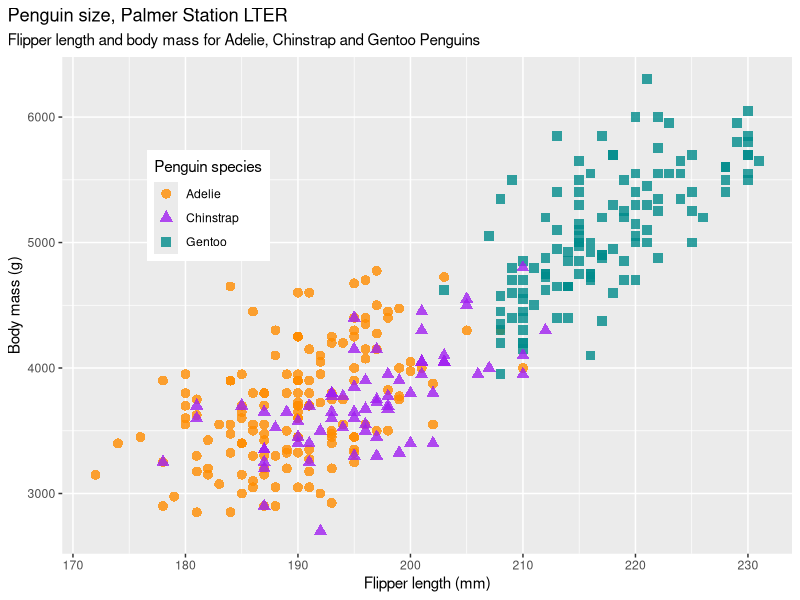
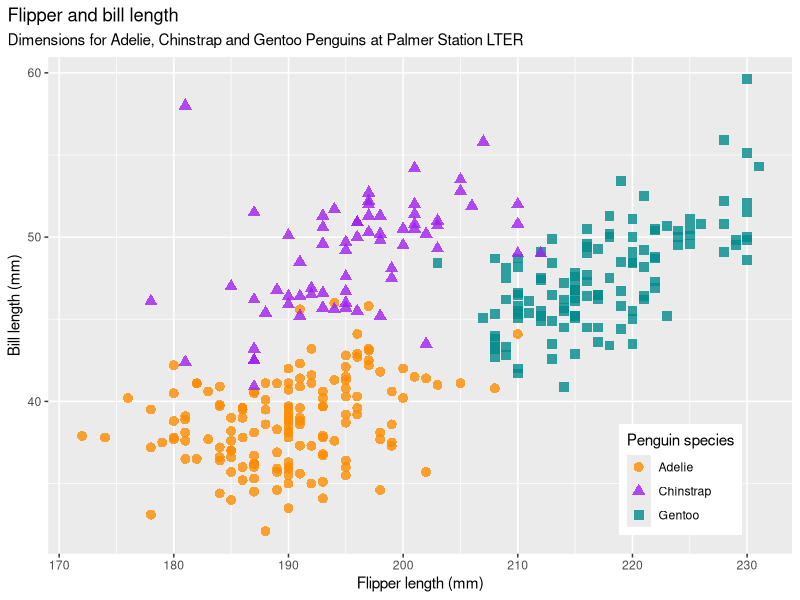
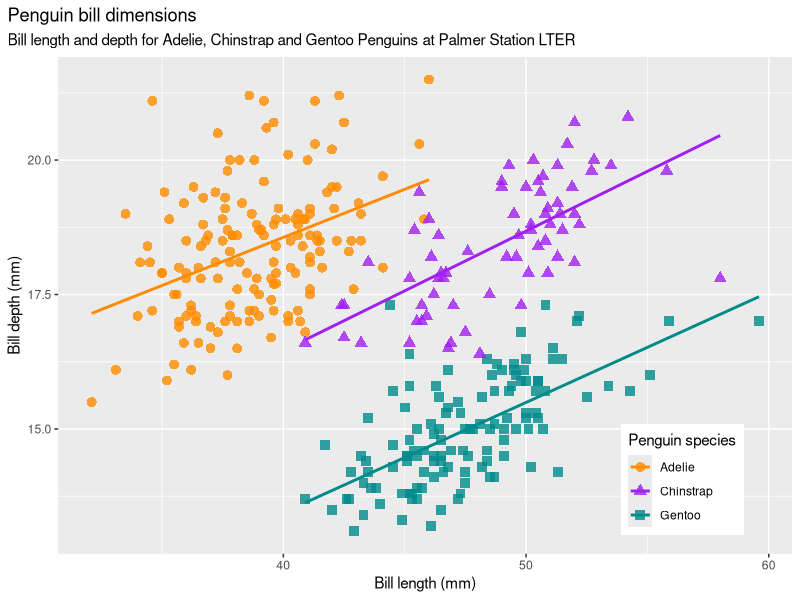
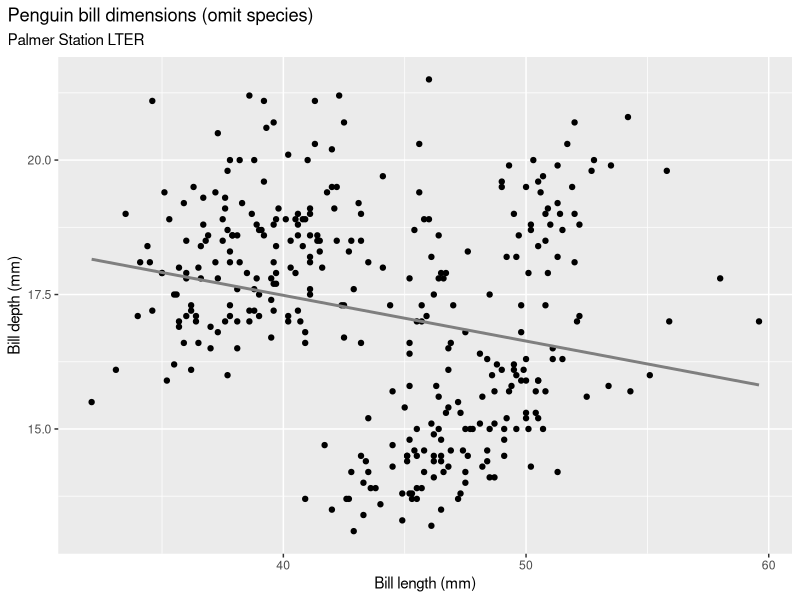

Reproduce these figures in R, in order.
## ---- chunk 1
knitr::opts_chunk$set(echo = FALSE, warning = FALSE)
## ---- chunk 2
library(ggplot2)
library(palmerpenguins)
data(package = 'palmerpenguins')
str(penguins)

## ---- chunk 3
mass_flipper <- ggplot(data = penguins, 
                       aes(x = flipper_length_mm,
                           y = body_mass_g)) +
  geom_point(aes(color = species, 
                 shape = species),
             size = 3,
             alpha = 0.8) +
  scale_color_manual(values = c("darkorange","purple","cyan4")) +
  labs(title = "Penguin size, Palmer Station LTER",
       subtitle = "Flipper length and body mass for Adelie, Chinstrap and Gentoo Penguins",
       x = "Flipper length (mm)",
       y = "Body mass (g)",
       color = "Penguin species",
       shape = "Penguin species") +
  theme(legend.position = c(0.2, 0.7),
        plot.title.position = "plot",
        plot.caption = element_text(hjust = 0, face= "italic"),
        plot.caption.position = "plot")

mass_flipper
## ---- chunk 4
flipper_bill <- ggplot(data = penguins,
                         aes(x = flipper_length_mm,
                             y = bill_length_mm)) +
  geom_point(aes(color = species, 
                 shape = species),
             size = 3,
             alpha = 0.8) +
  scale_color_manual(values = c("darkorange","purple","cyan4")) +
  labs(title = "Flipper and bill length",
       subtitle = "Dimensions for Adelie, Chinstrap and Gentoo Penguins at Palmer Station LTER",
       x = "Flipper length (mm)",
       y = "Bill length (mm)",
       color = "Penguin species",
       shape = "Penguin species") +
  theme(legend.position = c(0.85, 0.15),
        plot.title.position = "plot",
        plot.caption = element_text(hjust = 0, face= "italic"),
        plot.caption.position = "plot")

flipper_bill
## ---- chunk 5
bill_len_dep <- ggplot(data = penguins,
                         aes(x = bill_length_mm,
                             y = bill_depth_mm,
                             group = species)) +
  geom_point(aes(color = species, 
                 shape = species),
             size = 3,
             alpha = 0.8) +
  geom_smooth(method = "lm", se = FALSE, aes(color = species)) +
  scale_color_manual(values = c("darkorange","purple","cyan4")) +
  labs(title = "Penguin bill dimensions",
       subtitle = "Bill length and depth for Adelie, Chinstrap and Gentoo Penguins at Palmer Station LTER",
       x = "Bill length (mm)",
       y = "Bill depth (mm)",
       color = "Penguin species",
       shape = "Penguin species") +
  theme(legend.position = c(0.85, 0.15),
        plot.title.position = "plot",
        plot.caption = element_text(hjust = 0, face= "italic"),
        plot.caption.position = "plot")

bill_len_dep
## ---- chunk 6
bill_no_species <- ggplot(data = penguins,
                         aes(x = bill_length_mm,
                             y = bill_depth_mm)) +
  geom_point() +
  scale_color_manual(values = c("darkorange","purple","cyan4")) +
  labs(title = "Penguin bill dimensions (omit species)",
       subtitle = "Palmer Station LTER",
       x = "Bill length (mm)",
       y = "Bill depth (mm)") +
  theme(plot.title.position = "plot",
        plot.caption = element_text(hjust = 0, face= "italic"),
        plot.caption.position = "plot") +
  geom_smooth(method = "lm", se = FALSE, color = "gray50")

bill_no_species
## ---- chunk 7
sessionInfo()
